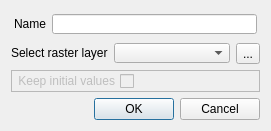
<?xml version="1.0" encoding="UTF-8"?>
<ui version="4.0">
 <class>rasterDataDialog</class>
 <widget class="QDialog" name="rasterDataDialog">
  <property name="geometry">
   <rect>
    <x>0</x>
    <y>0</y>
    <width>271</width>
    <height>127</height>
   </rect>
  </property>
  <property name="windowTitle">
   <string>Import raster data</string>
  </property>
  <layout class="QGridLayout" name="gridLayout">
   <item row="1" column="0">
    <widget class="QFrame" name="frame">
     <property name="frameShape">
      <enum>QFrame::NoFrame</enum>
     </property>
     <property name="frameShadow">
      <enum>QFrame::Raised</enum>
     </property>
     <layout class="QHBoxLayout" name="horizontalLayout_2">
      <property name="leftMargin">
       <number>0</number>
      </property>
      <property name="topMargin">
       <number>0</number>
      </property>
      <property name="rightMargin">
       <number>0</number>
      </property>
      <property name="bottomMargin">
       <number>0</number>
      </property>
      <item>
       <widget class="QLabel" name="fileLabel">
        <property name="minimumSize">
         <size>
          <width>0</width>
          <height>16</height>
         </size>
        </property>
        <property name="maximumSize">
         <size>
          <width>16777215</width>
          <height>20</height>
         </size>
        </property>
        <property name="text">
         <string>Select raster layer</string>
        </property>
        <property name="scaledContents">
         <bool>true</bool>
        </property>
       </widget>
      </item>
      <item>
       <widget class="QgsMapLayerComboBox" name="rasterDataLayerCombo">
        <property name="sizePolicy">
         <sizepolicy hsizetype="Expanding" vsizetype="Fixed">
          <horstretch>0</horstretch>
          <verstretch>0</verstretch>
         </sizepolicy>
        </property>
        <property name="minimumSize">
         <size>
          <width>0</width>
          <height>20</height>
         </size>
        </property>
        <property name="maximumSize">
         <size>
          <width>16777215</width>
          <height>20</height>
         </size>
        </property>
       </widget>
      </item>
      <item>
       <widget class="QToolButton" name="rasterDataLayerOpen">
        <property name="text">
         <string>...</string>
        </property>
       </widget>
      </item>
     </layout>
    </widget>
   </item>
   <item row="3" column="0">
    <widget class="QDialogButtonBox" name="buttonBox">
     <property name="orientation">
      <enum>Qt::Horizontal</enum>
     </property>
     <property name="standardButtons">
      <set>QDialogButtonBox::Cancel|QDialogButtonBox::Ok</set>
     </property>
    </widget>
   </item>
   <item row="2" column="0">
    <widget class="QFrame" name="frame_3">
     <property name="layoutDirection">
      <enum>Qt::LeftToRight</enum>
     </property>
     <property name="frameShape">
      <enum>QFrame::StyledPanel</enum>
     </property>
     <property name="frameShadow">
      <enum>QFrame::Raised</enum>
     </property>
     <layout class="QHBoxLayout" name="horizontalLayout_3">
      <property name="leftMargin">
       <number>0</number>
      </property>
      <property name="topMargin">
       <number>0</number>
      </property>
      <property name="rightMargin">
       <number>0</number>
      </property>
      <property name="bottomMargin">
       <number>0</number>
      </property>
      <item>
       <widget class="QCheckBox" name="keepValues">
        <property name="enabled">
         <bool>false</bool>
        </property>
        <property name="layoutDirection">
         <enum>Qt::RightToLeft</enum>
        </property>
        <property name="text">
         <string>Keep initial values</string>
        </property>
       </widget>
      </item>
      <item>
       <spacer name="horizontalSpacer">
        <property name="orientation">
         <enum>Qt::Horizontal</enum>
        </property>
        <property name="sizeHint" stdset="0">
         <size>
          <width>40</width>
          <height>20</height>
         </size>
        </property>
       </spacer>
      </item>
     </layout>
    </widget>
   </item>
   <item row="0" column="0">
    <widget class="QFrame" name="frame_2">
     <property name="sizePolicy">
      <sizepolicy hsizetype="Preferred" vsizetype="Minimum">
       <horstretch>0</horstretch>
       <verstretch>0</verstretch>
      </sizepolicy>
     </property>
     <property name="frameShape">
      <enum>QFrame::NoFrame</enum>
     </property>
     <property name="frameShadow">
      <enum>QFrame::Raised</enum>
     </property>
     <layout class="QHBoxLayout" name="horizontalLayout">
      <property name="leftMargin">
       <number>3</number>
      </property>
      <property name="topMargin">
       <number>3</number>
      </property>
      <property name="rightMargin">
       <number>3</number>
      </property>
      <property name="bottomMargin">
       <number>3</number>
      </property>
      <item>
       <widget class="QLabel" name="label">
        <property name="text">
         <string>Name</string>
        </property>
        <property name="scaledContents">
         <bool>true</bool>
        </property>
       </widget>
      </item>
      <item>
       <widget class="QLineEdit" name="nameValue">
        <property name="minimumSize">
         <size>
          <width>0</width>
          <height>20</height>
         </size>
        </property>
        <property name="maximumSize">
         <size>
          <width>16777215</width>
          <height>20</height>
         </size>
        </property>
       </widget>
      </item>
     </layout>
    </widget>
   </item>
  </layout>
 </widget>
 <customwidgets>
  <customwidget>
   <class>QgsMapLayerComboBox</class>
   <extends>QComboBox</extends>
   <header>qgsmaplayercombobox.h</header>
  </customwidget>
 </customwidgets>
 <resources/>
 <connections>
  <connection>
   <sender>buttonBox</sender>
   <signal>accepted()</signal>
   <receiver>rasterDataDialog</receiver>
   <slot>accept()</slot>
   <hints>
    <hint type="sourcelabel">
     <x>248</x>
     <y>254</y>
    </hint>
    <hint type="destinationlabel">
     <x>157</x>
     <y>274</y>
    </hint>
   </hints>
  </connection>
  <connection>
   <sender>buttonBox</sender>
   <signal>rejected()</signal>
   <receiver>rasterDataDialog</receiver>
   <slot>reject()</slot>
   <hints>
    <hint type="sourcelabel">
     <x>316</x>
     <y>260</y>
    </hint>
    <hint type="destinationlabel">
     <x>286</x>
     <y>274</y>
    </hint>
   </hints>
  </connection>
 </connections>
</ui>
